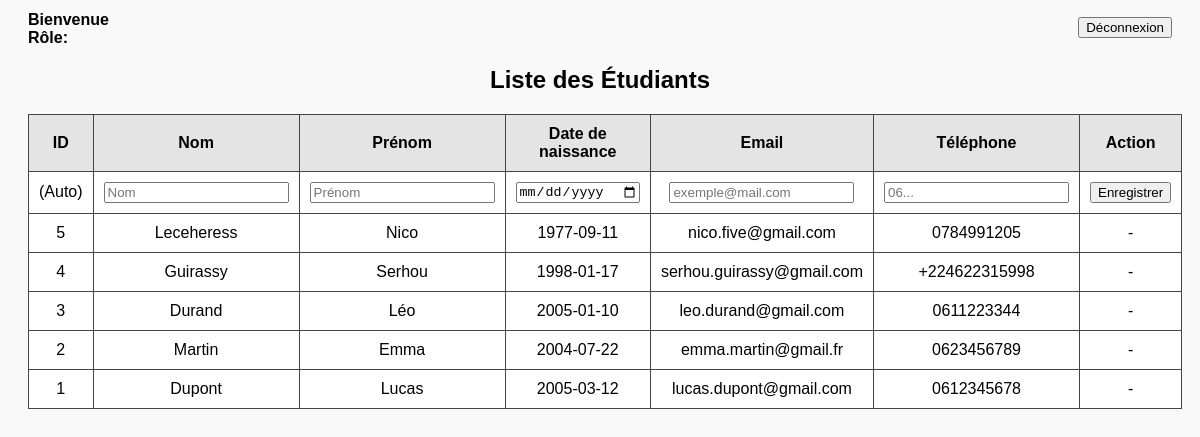
Page /missions/1ereannee/centre_formation/stats_etudiants3.php on the committed database.
### tables this page shows
CREATE TABLE `etudiants` (
  `id_etudiant` int NOT NULL,
  `nom` varchar(50) NOT NULL,
  `prenom` varchar(50) NOT NULL,
  `date_naissance` date NOT NULL,
  `email` varchar(50) NOT NULL,
  `telephone` varchar(20) NOT NULL
);

### missions/1ereannee/centre_formation/stats_etudiants3.php (the view, shortened to what this page needs)
<?php
$host = "localhost";
$user = "root";
$password = "mysql";
$database = "centre_formation";
$conn = mysqli_connect($host, $user, $password, $database);
$result = mysqli_query($conn, "SELECT * FROM etudiants ORDER BY id_etudiant DESC");
?>
<!DOCTYPE html>
<html lang="fr">
<head>
</head>
<body>
<?php
echo "<p style='float: left; position: absolute; top: -5px; font-weight: bold;'>Bienvenue ".$_SESSION["login"]."<br>";
echo "Rôle: ".$_SESSION["role"]."</p>";
?>
<a href="logout.php" style='float: right; position: relative; top: -11px;';><button>Déconnexion</button></a>
<br>
<h2>Liste des Étudiants</h2>
<table>
    <tr>
        <th>ID</th>
        <th>Nom</th>
        <th>Prénom</th>
        <th>Date de naissance</th>
        <th>Email</th>
        <th>Téléphone</th>
        <th>Action</th>
    </tr>
    <tr class="ajout-ligne">
        <form method="POST">
            <td>(Auto)</td>
            <td><input type="text" name="nom" placeholder="Nom" required></td>
            <td><input type="text" name="prenom" placeholder="Prénom" required></td>
            <td><input type="date" name="date_naissance" required></td>
            <td><input type="email" name="email" placeholder="exemple@mail.com" required></td>
            <td><input type="tel" name="telephone" placeholder="06..." required></td>
            <td><button type="submit" name="ajouter">Enregistrer</button></td>
        </form>
    </tr>
    <?php
    if ($result && mysqli_num_rows($result) > 0) {
        while ($row = mysqli_fetch_assoc($result)) {
            echo "<tr>";
            echo "<td>".$row['id_etudiant']."</td>";
            echo "<td>".$row['nom']."</td>";
            echo "<td>".$row['prenom']."</td>";
            echo "<td>".$row['date_naissance']."</td>";
            echo "<td>".$row['email']."</td>";
            echo "<td>".$row['telephone']."</td>";
            echo "<td>-</td>";
            echo "</tr>";
        }
    } else {
        echo "<tr><td colspan='7'>Aucun étudiant trouvé.</td></tr>";
    }
    ?>
</table>
</body>
</html>

### missions/1ereannee/centre_formation/stats_etudiants3.php (style rules this page uses)
body { font-family: Arial, sans-serif; padding: 20px; background-color: #f9f9f9; }
table { border-collapse: collapse; width: 95%; margin: auto; background: white; }
th, td { border: 1px solid #444; padding: 10px; text-align: center; }
th { background-color: #e4e4e4; }
h2 { text-align: center; }

### rows in the picture
etudiants: id_etudiant "5", nom "Leceheress", prenom "Nico", date_naissance "1977-09-11", email "nico.five@gmail.com", telephone "0784991205"
etudiants: id_etudiant "4", nom "Guirassy", prenom "Serhou", date_naissance "1998-01-17", email "serhou.guirassy@gmail.com", telephone "+224622315998"
etudiants: id_etudiant "3", nom "Durand", prenom "Léo", date_naissance "2005-01-10", email "leo.durand@gmail.com", telephone "0611223344"
etudiants: id_etudiant "2", nom "Martin", prenom "Emma", date_naissance "2004-07-22", email "emma.martin@gmail.fr", telephone "0623456789"
etudiants: id_etudiant "1", nom "Dupont", prenom "Lucas", date_naissance "2005-03-12", email "lucas.dupont@gmail.com", telephone "0612345678"
